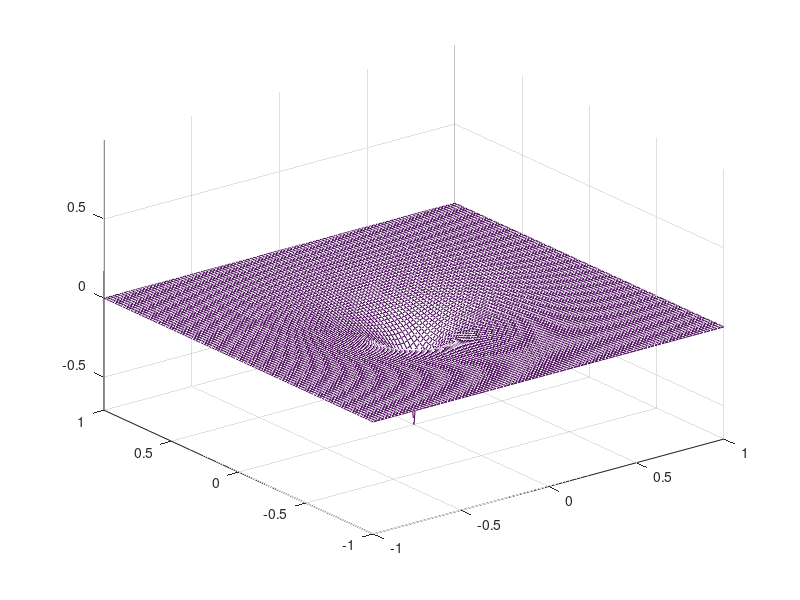

Reproduce this figure in MATLAB.
#3.7
# eq 3.41 a,b,c 

e0 = 8.8541878128e-12;   #permissividade eletrica do vacuo
u0 = 1.25663706212e-6;   #permeabilidade magnetica do vacuo
c = 1/sqrt(e0*u0); #velocidade da luz


cel = 0.01; #celdutividade eletrica
pmg = 0; #perda magnetica

L = 1; #tamanho mesh;  lim Ez = 0
#T = 1; #tempo limite

dx = 2e-2; #dx = dy
x = -L:dx:L;#preciza conter x = 0
dt = dx/(sqrt(2)*c);

Lx = length(x); #numero de divisoes espaciais em cada coordenada(x,y)
#length(0:dt:L) #numero de passos temporais
Lt = 250;
#constantes da equacoa de update
Ca = (1 - cel*dt/(2*e0))/(1 + cel*dt/(2*e0)); #3.31a
Cb = (dt/(e0*dx))/(1 + cel*dt/(2*e0)); #3.31b
Da = (1 - pmg*dt/(2*u0))/(1 + pmg*dt/(2*u0));#3.32a
Db = (dt/(u0*dx))/(1 + pmg*dt/(2*u0)); #3.32b

#matrizes para calculos, armazenam apenas os estados atual e anterior
Ez = Hx = Hy = zeros(Lx,Lx,Lt);
#{
Ez(i,j) = Ez < i*dx + 1/2 , j*dy + 1/2 >
Hx(i,j) = Hx < i*dx + 1/2 , j*dy >
Hy(i,j) = Hy < i*dx , j*dy + 1/2 >
#}

#M
#J
z = find(x == 0); #centro da mesh

function y = inicond(t)
  y = cos(2e8*t);
endfunction
tic
for n = 1:Lt
  Ez(z,z,n) = inicond(n*dt);
  #equacoes de update
  
  #Ez = 0 nas fronteiras
  Ez(2:Lx-1,2:Lx-1,n+1) = Ca*Ez(2:Lx-1,2:Lx-1,n) + Cb*(Hy(3:Lx,2:Lx-1,n) - Hy( 2:Lx-1,2:Lx-1,n) + Hx(2:Lx-1,2:Lx-1,n) - Hx(2:Lx-1,3:Lx,n)); # eq 3.41a
  Ez(z,z,n+1) = inicond(n*dt);#conserta Ez(0,0)
  Hx(1:Lx,2:Lx,n+1) = Da*Hx(1:Lx,2:Lx,n) + Db*( Ez(1:Lx,1:Lx-1,n+1) - Ez(1:Lx,2:Lx,n+1) );# eq 3.41b
  Hy(2:Lx,1:Lx,n+1) = Da*Hy(2:Lx,1:Lx,n) + Db*( Ez(2:Lx,1:Lx,n+1) - Ez(1:Lx-1,1:Lx,n+1) );# eq 3.41c

endfor
toc
#plot

X = meshgrid(x,x);
Z = Ez(1:Lx,1:Lx,1);
mesh(X, X', Z ,'zdatasource','Z');
axis([-1 1 -1 1 min(min(min(Ez))) max(max(max(Ez)))]);
for n = 1:Lt
  Z = Ez(1:Lx,1:Lx,n);
  refreshdata
  drawnow
endfor
clear